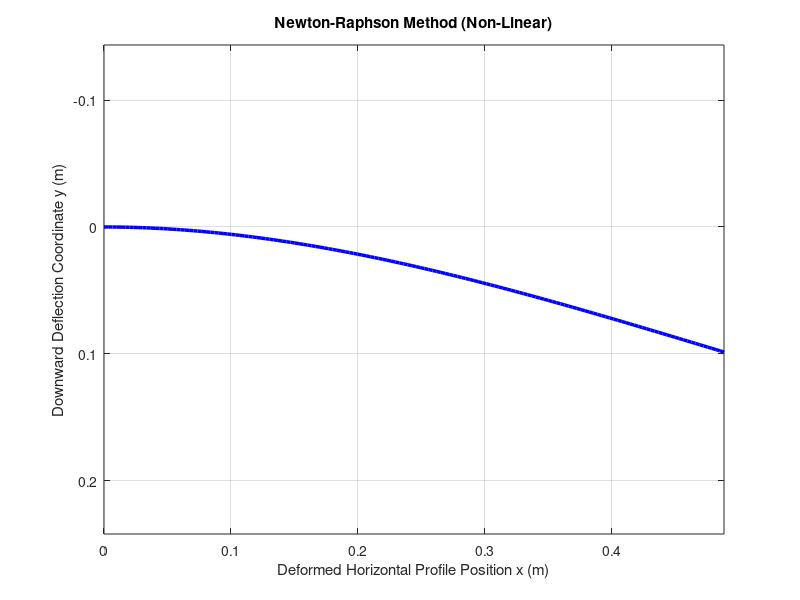

This figure's MATLAB source:
function Newton_Raphson_Method()
    % =====================================================================
    % 1. PHYSICAL CONSTANTS & BEAM PROFILE PROPERTIES
    % =====================================================================
    L = 0.5;           % Length of the cantilever beam (meters)
    b = 0.03;          % Width of the beam cross-section (meters)
    t = 0.01;          % Thickness of the beam cross-section (meters)
    P = 1000.0;        % Concentrated point load acting downwards at the free tip (N)
    w_area = 38500;    % Distributed payload pressure acting per unit area (N/m^2)
    E = 200e9;         % Young's Modulus of Elasticity (Structural Steel, 200 GPa)
    I = 2.50e-09;      % Area Moment of Inertia for bending resistance (m^4)
    
    q = w_area * b;    % Linear load distribution (N/m)
    EI = E * I;        % Flexural Rigidity constant of the structure
    
    % =====================================================================
    % 2. NUMERICAL GRID MESH DISCRETIZATION
    % =====================================================================
    num_steps = 150;                  % Total spatial nodes across the beam
    s_mesh = linspace(0, L, num_steps); % Coordinate vectors tracking along arc length (s)
    
    % =====================================================================
    % 3. GEOMETRICALLY NON-LINEAR SYSTEM OF ODEs
    % =====================================================================
    f_system = @(s, Y) [Y(2); ...
                        Y(3); ...
                        -(q/EI)*(L - s)*cos(Y(2)) - (P/EI)*cos(Y(2))];
    
    % =====================================================================
    % 4. THE SHOOTING METHOD MECHANICS (NEWTON-RAPHSON CALCULUS TANGENT)
    % =====================================================================
    current_guess = 0.0; 
    tolerance = 1e-9; max_iter = 50; converged = false; 
    dg = 1e-7; % Numerical perturbation step size parameter
    
    fprintf('\n--- NEWTON-RAPHSON METHOD ITERATION LOG (NON-LINEAR) ---\n');
    fprintf('%-10s %-20s %-20s\n', 'Iter', 'Current Guess', 'Residual Error');
    
    for iter = 1:max_iter
        % Run structural simulation at the baseline state parameter guess
        sol_current = RK4(f_system, s_mesh, [0; 0; current_guess]); 
        error_current = sol_current(3, end); 
        
        fprintf('%-10d %-20.6f %-20.6e\n', iter, current_guess, error_current);
        
        if abs(error_current) < tolerance
            fprintf('Convergence verified in %d iterations!\n', iter);
            final_solution = sol_current; converged = true; break;
        end
        
        % Run a second simulation perturbed by a tiny step size change (dg)
        sol_perturbed = RK4(f_system, s_mesh, [0; 0; current_guess + dg]); 
        error_perturbed = sol_perturbed(3, end);
        
        % Compute the localized slope derivative numerically (dError / dGuess)
        derivative = (error_perturbed - error_current) / dg;
        
        % NEWTON LAW CORRECTION STEP: Update baseline guess using tangent slope intersect
        current_guess = current_guess - (error_current / derivative);
    end
    if ~converged, error('The tangent derivative vector path failed to find convergence.'); end
    
    print_and_plot_results(s_mesh, final_solution, L, 'Newton-Raphson Method (Non-Linear)');
    
end  % Closes the main Newton_Raphson_Method function block

% =========================================================================
% HELPER UTILITY A: RUNGE-KUTTA 4TH ORDER STEP INTEGRATOR
% =========================================================================
function y = RK4(f, x, y0)
    y = zeros(length(y0), length(x)); 
    y(:, 1) = y0;                     
    h = x(2) - x(1);                  
    for i = 1:length(x)-1
        k1 = f(x(i), y(:, i));
        k2 = f(x(i) + h/2, y(:, i) + h*k1/2);
        k3 = f(x(i) + h/2, y(:, i) + h*k2/2);
        k4 = f(x(i) + h, y(:, i) + h*k3);
        y(:, i+1) = y(:, i) + h*(k1 + 2*k2 + 2*k3 + k4)/6;
    end
end % Closes RK4

% =========================================================================
% HELPER UTILITY B: DATA CONVERSION, REPORT PRINTING, AND GRAPH GENERATION
% =========================================================================
function print_and_plot_results(s_mesh, final_solution, L, method_title)
    vertical_y  = final_solution(1, :);   
    slope_angle = final_solution(2, :);   
    deformed_x = cumtrapz(s_mesh, cos(slope_angle)); 
    horiz_deflection_x = L - deformed_x(end);
    
    fprintf('\n================ CONVERGED PHYSICAL GEOMETRY METRICS ================\n');
    fprintf('Final Deflection Slope Angle:  %.4f degrees\n', rad2deg(slope_angle(end)));
    fprintf('Max Vertical Drop (y axis):    %.4f mm\n', vertical_y(end) * 1000);
    fprintf('Horizontal Shortening (x axis): %.4f mm\n', horiz_deflection_x * 1000);
    fprintf('=====================================================================\n');
    
    figure('Color', [1 1 1]);
    plot(deformed_x, vertical_y, 'b-', 'LineWidth', 2.5); hold on;
    grid on; axis equal;
    title(method_title, 'FontSize', 11);
    xlabel('Deformed Horizontal Profile Position x (m)');
    ylabel('Downward Deflection Coordinate y (m)');
    set(gca, 'YDir', 'reverse'); 
end % Closes print_and_plot_results
